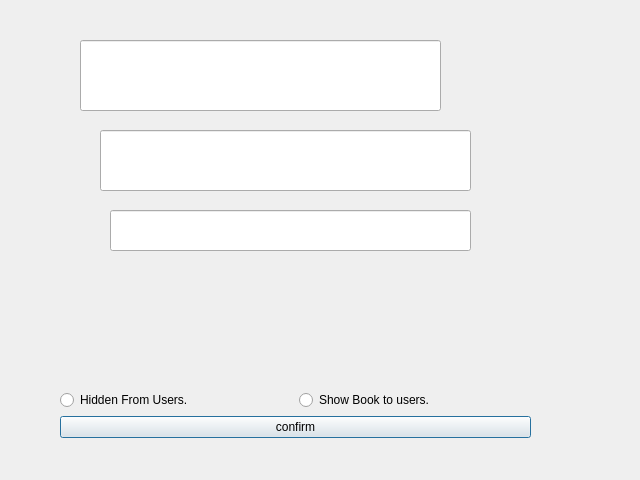
<?xml version="1.0" encoding="UTF-8"?>
<ui version="4.0">
 <class>editBookDialog</class>
 <widget class="QDialog" name="editBookDialog">
  <property name="geometry">
   <rect>
    <x>0</x>
    <y>0</y>
    <width>640</width>
    <height>480</height>
   </rect>
  </property>
  <property name="windowTitle">
   <string>Dialog</string>
  </property>
  <widget class="QWidget" name="layoutWidget">
   <property name="geometry">
    <rect>
     <x>60</x>
     <y>390</y>
     <width>471</width>
     <height>50</height>
    </rect>
   </property>
   <layout class="QVBoxLayout" name="verticalLayout">
    <item>
     <layout class="QHBoxLayout" name="horizontalLayout">
      <item>
       <widget class="QRadioButton" name="radioButton_hide">
        <property name="text">
         <string>Hidden From Users.</string>
        </property>
       </widget>
      </item>
      <item>
       <widget class="QRadioButton" name="radioButton_show">
        <property name="text">
         <string>Show Book to users.</string>
        </property>
       </widget>
      </item>
     </layout>
    </item>
    <item>
     <widget class="QPushButton" name="confirmbtn">
      <property name="text">
       <string>confirm</string>
      </property>
     </widget>
    </item>
   </layout>
  </widget>
  <widget class="QLineEdit" name="title">
   <property name="geometry">
    <rect>
     <x>80</x>
     <y>40</y>
     <width>361</width>
     <height>71</height>
    </rect>
   </property>
  </widget>
  <widget class="QLineEdit" name="author">
   <property name="geometry">
    <rect>
     <x>100</x>
     <y>130</y>
     <width>371</width>
     <height>61</height>
    </rect>
   </property>
  </widget>
  <widget class="QLineEdit" name="text">
   <property name="geometry">
    <rect>
     <x>110</x>
     <y>210</y>
     <width>361</width>
     <height>41</height>
    </rect>
   </property>
  </widget>
 </widget>
 <resources/>
 <connections/>
</ui>
